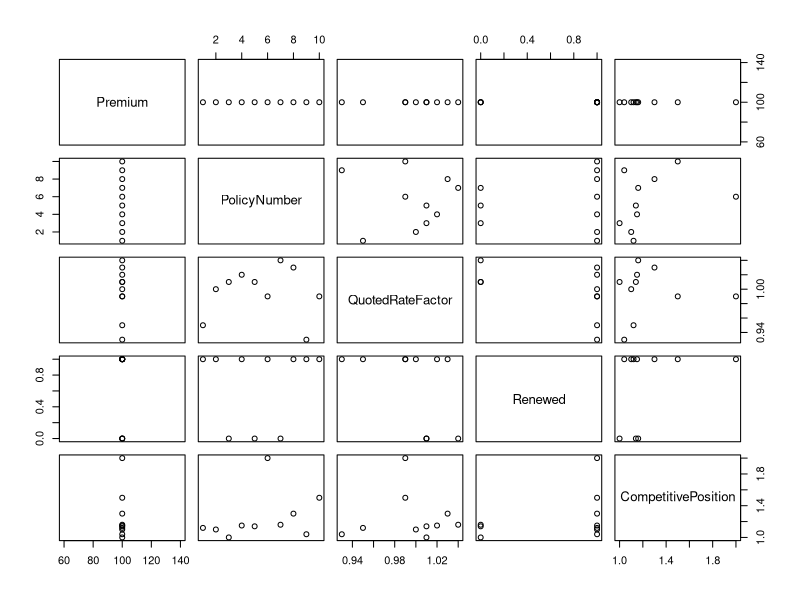
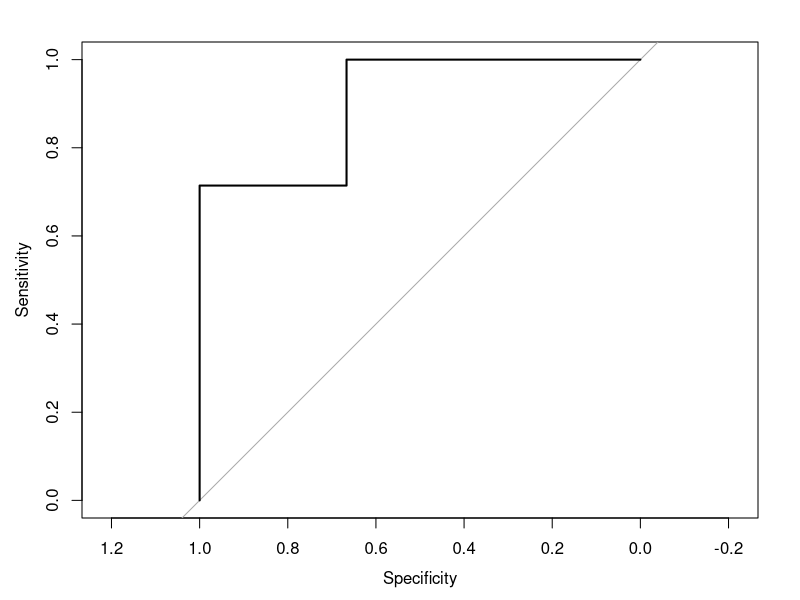

Here is the R script that generated these plots, in order:

#Logistic Regression

packages <- c("caret", "pROC")
if (length(setdiff(packages, rownames(installed.packages()))) > 0) {
  install.packages(setdiff(packages, rownames(installed.packages())))  
}
library(caret)

#input folder - UPDATE
setwd('C:/Stuff/Important/CareerNCollege/Ad Hoc/Price-Elasticity-of-Demand/') 

training.data.raw <- read.csv('TrainingData.csv',header=T,na.strings=c(""))
plot(training.data.raw)
training.data.transformed = data.frame(QuotedRateFactorLog = log(training.data.raw$QuotedRateFactor))
training.data.transformed$CompetitivePositionLog = log(training.data.raw$CompetitivePosition)
training.data.transformed$Renewed = training.data.raw$Renewed
model <- glm(Renewed ~.,family=binomial(link='logit'),data=training.data.transformed)
summary(model)

#confusion matrix
probs = predict(model, newdata=training.data.transformed, type = "response")
accuracy <- table(probs, training.data.transformed[,"Renewed"])

pred <- ifelse(probs > 0.5,1,0)
misClasificError <- mean(pred != training.data.transformed[,"Renewed"])

print(paste('Accuracy',1-misClasificError))

confusionMatrix(factor(pred), factor(training.data.transformed[,"Renewed"]))


#roc
library(pROC)
g <- roc(Renewed ~ probs, data = training.data.transformed)
plot(g)  
auc(g)

print("testing123")
print("testingChangesInR")
